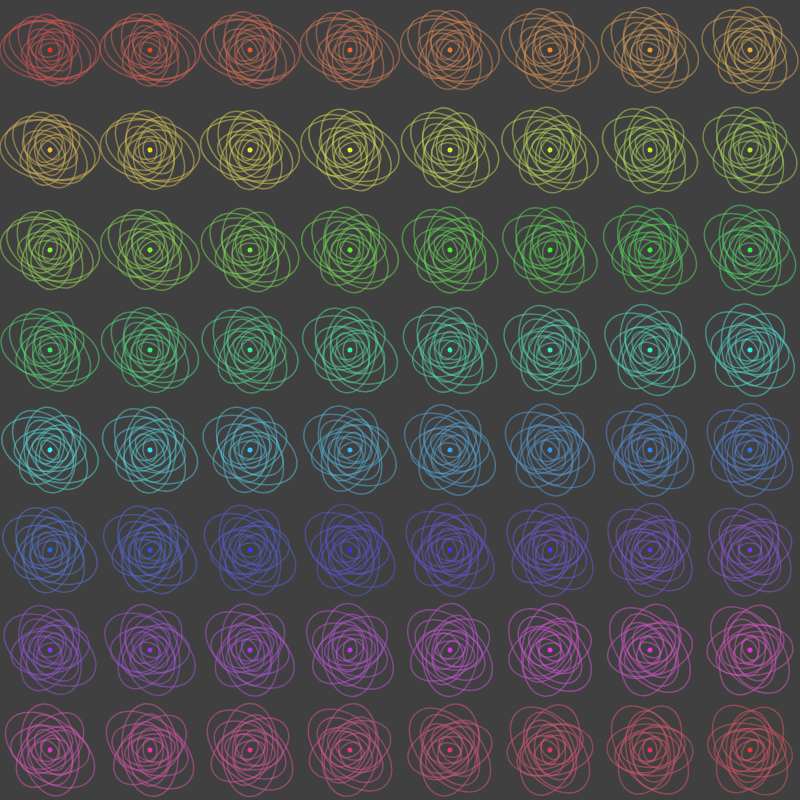
Frame 1 (no input)
Frame 2 (the mouse pressed at the canvas centre, redrawn once): identical to frame 1, image omitted

The p5.js sketch that drew this single still picture (run headless with seeded random() and noise() and a simulated clock; the mouse was pressed at the canvas centre and the sketch redrawn once):

// p5.js sketch
// ── sketch.js
function setup() {
  createCanvas(800, 800);
  angleMode(DEGREES);
  colorMode(HSB, 360, 100, 100, 100);
  noLoop();
}

function draw() {
  background(25);

  let cols = 8;
  let rows = 8;
  let cellW = width / cols;
  let cellH = height / rows;

  for (let row = 0; row < rows; row++) {
    for (let col = 0; col < cols; col++) {
      let x = col * cellW + cellW / 2;
      let y = row * cellH + cellH / 2;

      // shift the hue based on position in the grid
      let hue = (row * cols + col) * (360 / (rows * cols));

      push();
      translate(x, y);

      // inner loop draws concentric rings inside each cell
      for (let i = 0; i < 12; i++) {
        let size = cellW - i * 7;
        if (size < 5) break;

        // rotate each ring a little more than the last
        rotate(i * 8 + row * 5 + col * 3);

        noFill();
        stroke(hue, 60, 85, 50);
        strokeWeight(1.5);
        ellipse(0, 0, size, size * 0.6);
      }

      // small bright dot at the center of each cell
      noStroke();
      fill(hue, 80, 95);
      circle(0, 0, 5);

      pop();
    }
  }
}
